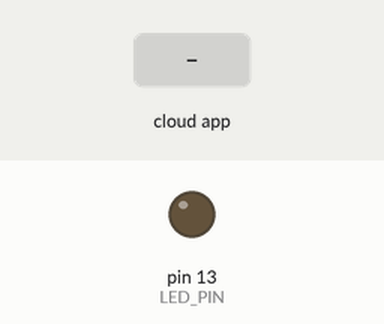
Recording of a sketch running on a simulated Arduino Uno, built with avr-gcc and run on an emulated ATmega328P. Shown: output pins drawn as LEDs (lit = HIGH). Inputs (shaded band) come from the test bench. The ROS host is connected and sends only what is stated.

Above: at 1.2 s.
1.3 s: the phone or cloud app sets led_control to 1
At 2.5 s:
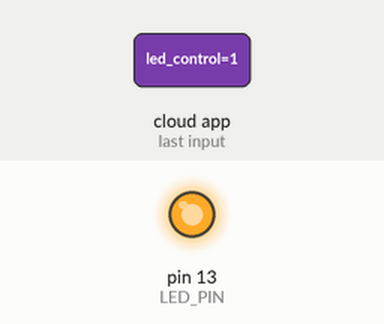
2.8 s: the phone or cloud app sets led_control to 0
At 3.9 s:
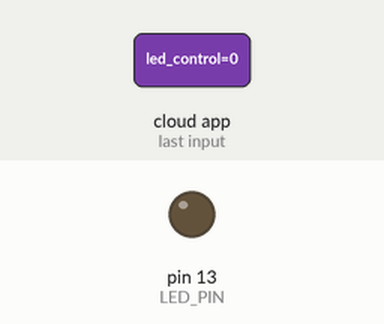
Timing chart, 0 to 5.8 s (numbered marks = the images above; inputs shaded):
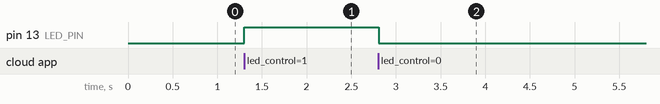

Measured:
- after the input at 1.3 s, pin 13 (LED_PIN): LOW → HIGH at once
- after the input at 2.8 s, pin 13 (LED_PIN): HIGH → LOW at once

The sketch:

gpioTest.ino
```cpp
//Na ROS strani (PC/Raspberry Pi) možeš pokrenuti:
//rostopic pub /led_control std_msgs/Bool "data: true"

#include <ros.h>
#include <std_msgs/Bool.h>

const int LED_PIN = 13;

ros::NodeHandle nh;

void ledCallback(const std_msgs::Bool& msg) {
  digitalWrite(LED_PIN, msg.data ? HIGH : LOW);
}

ros::Subscriber<std_msgs::Bool> sub("led_control", &ledCallback);

void setup() {
  pinMode(LED_PIN, OUTPUT);
  nh.initNode();
  nh.subscribe(sub);
}

void loop() {
  nh.spinOnce();
  delay(10);
}
```
